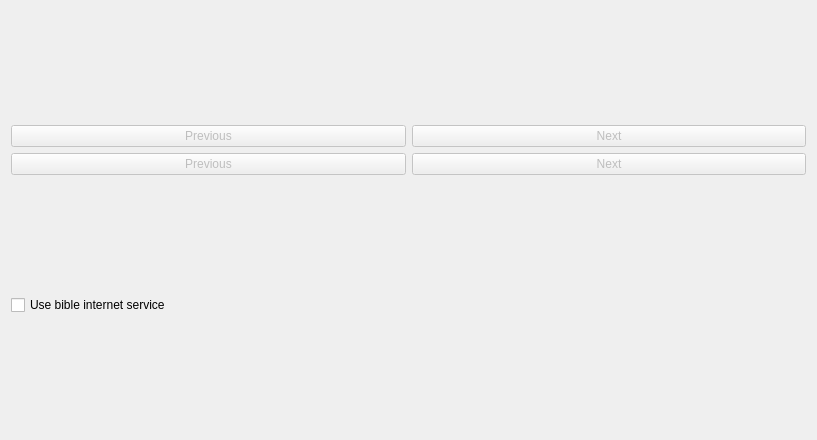
<?xml version="1.0" encoding="UTF-8"?>
<ui version="4.0">
 <class>bibleOptions</class>
 <widget class="QWidget" name="bibleOptions">
  <property name="geometry">
   <rect>
    <x>0</x>
    <y>0</y>
    <width>817</width>
    <height>440</height>
   </rect>
  </property>
  <property name="sizePolicy">
   <sizepolicy hsizetype="Preferred" vsizetype="Maximum">
    <horstretch>0</horstretch>
    <verstretch>0</verstretch>
   </sizepolicy>
  </property>
  <property name="windowTitle">
   <string>Form</string>
  </property>
  <layout class="QHBoxLayout" name="horizontalLayout">
   <item>
    <layout class="QVBoxLayout" name="verticalLayout">
     <item>
      <layout class="QGridLayout" name="gridLayout">
       <item row="1" column="0">
        <widget class="QPushButton" name="cmdPrevChapter">
         <property name="enabled">
          <bool>false</bool>
         </property>
         <property name="sizePolicy">
          <sizepolicy hsizetype="Minimum" vsizetype="Maximum">
           <horstretch>0</horstretch>
           <verstretch>0</verstretch>
          </sizepolicy>
         </property>
         <property name="toolTip">
          <string>Previous Chapter</string>
         </property>
         <property name="statusTip">
          <string/>
         </property>
         <property name="text">
          <string>Previous</string>
         </property>
         <property name="icon">
          <iconset resource="core/resources.qrc">
           <normaloff>:/main/icons/book-26.png</normaloff>:/main/icons/book-26.png</iconset>
         </property>
         <property name="iconSize">
          <size>
           <width>26</width>
           <height>26</height>
          </size>
         </property>
         <property name="shortcut">
          <string>Ctrl+PgDown</string>
         </property>
        </widget>
       </item>
       <item row="2" column="0">
        <widget class="QPushButton" name="cmdPrevVerse">
         <property name="enabled">
          <bool>false</bool>
         </property>
         <property name="sizePolicy">
          <sizepolicy hsizetype="Minimum" vsizetype="Maximum">
           <horstretch>0</horstretch>
           <verstretch>0</verstretch>
          </sizepolicy>
         </property>
         <property name="toolTip">
          <string>Previous Verse</string>
         </property>
         <property name="text">
          <string>Previous</string>
         </property>
         <property name="icon">
          <iconset resource="core/resources.qrc">
           <normaloff>:/main/icons/verse-24.png</normaloff>:/main/icons/verse-24.png</iconset>
         </property>
         <property name="iconSize">
          <size>
           <width>24</width>
           <height>24</height>
          </size>
         </property>
         <property name="shortcut">
          <string>PgDown</string>
         </property>
         <property name="flat">
          <bool>false</bool>
         </property>
        </widget>
       </item>
       <item row="2" column="1">
        <widget class="QPushButton" name="cmdNextVerse">
         <property name="enabled">
          <bool>false</bool>
         </property>
         <property name="sizePolicy">
          <sizepolicy hsizetype="Minimum" vsizetype="Maximum">
           <horstretch>0</horstretch>
           <verstretch>0</verstretch>
          </sizepolicy>
         </property>
         <property name="toolTip">
          <string>Next Verse</string>
         </property>
         <property name="text">
          <string>Next</string>
         </property>
         <property name="icon">
          <iconset resource="core/resources.qrc">
           <normaloff>:/main/icons/verse-24.png</normaloff>:/main/icons/verse-24.png</iconset>
         </property>
         <property name="iconSize">
          <size>
           <width>26</width>
           <height>26</height>
          </size>
         </property>
         <property name="shortcut">
          <string>PgUp</string>
         </property>
        </widget>
       </item>
       <item row="1" column="1">
        <widget class="QPushButton" name="cmdNextChapter">
         <property name="enabled">
          <bool>false</bool>
         </property>
         <property name="sizePolicy">
          <sizepolicy hsizetype="Minimum" vsizetype="Maximum">
           <horstretch>0</horstretch>
           <verstretch>0</verstretch>
          </sizepolicy>
         </property>
         <property name="toolTip">
          <string>Next Chapter</string>
         </property>
         <property name="statusTip">
          <string/>
         </property>
         <property name="text">
          <string>Next</string>
         </property>
         <property name="icon">
          <iconset resource="core/resources.qrc">
           <normaloff>:/main/icons/book-26.png</normaloff>:/main/icons/book-26.png</iconset>
         </property>
         <property name="iconSize">
          <size>
           <width>26</width>
           <height>26</height>
          </size>
         </property>
         <property name="shortcut">
          <string>Ctrl+PgUp</string>
         </property>
         <property name="flat">
          <bool>false</bool>
         </property>
        </widget>
       </item>
      </layout>
     </item>
     <item>
      <widget class="QCheckBox" name="chkInternetService">
       <property name="text">
        <string>Use bible internet service</string>
       </property>
      </widget>
     </item>
    </layout>
   </item>
  </layout>
 </widget>
 <resources>
  <include location="core/resources.qrc"/>
 </resources>
 <connections/>
</ui>
